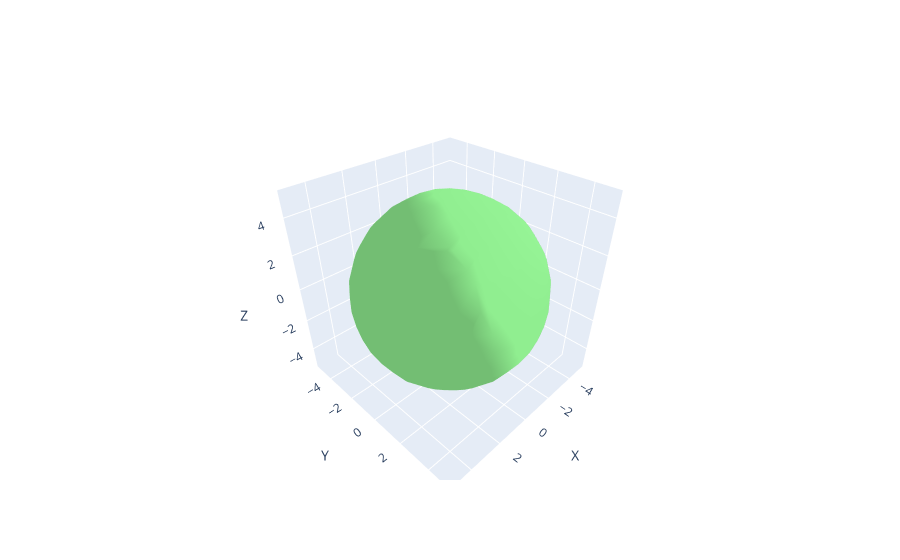

Notebook cell for this chart:
### Code cell
fig = new_fig()

fig.add_trace(go.Mesh3d(
    x=vertices[:, 0],
    y=vertices[:, 1],
    z=vertices[:, 2],
    i=faces[:, 0],
    j=faces[:, 1],
    k=faces[:, 2],
    color='lightgreen'
))

fig.show()

### Figure 1 — Plotly figure (JSON) as saved in the notebook; plotly's stock layout.template omitted (floating-point values rounded to 4 significant figures; data arrays with more than 128 entries replaced by an {"elided": "..."} marker saying what was removed)
{"data": [{"color": "lightgreen", "i": {"elided": "912 int values"}, "j": {"elided": "912 int values"}, "k": {"elided": "912 int values"}, "type": "mesh3d", "x": {"elided": "458 float values"}, "y": {"elided": "458 float values"}, "z": {"elided": "458 float values"}}], "layout": {"scene": {"xaxis": {"title": {"text": "X"}}, "yaxis": {"title": {"text": "Y"}}, "zaxis": {"title": {"text": "Z"}}}, "showlegend": false}}
